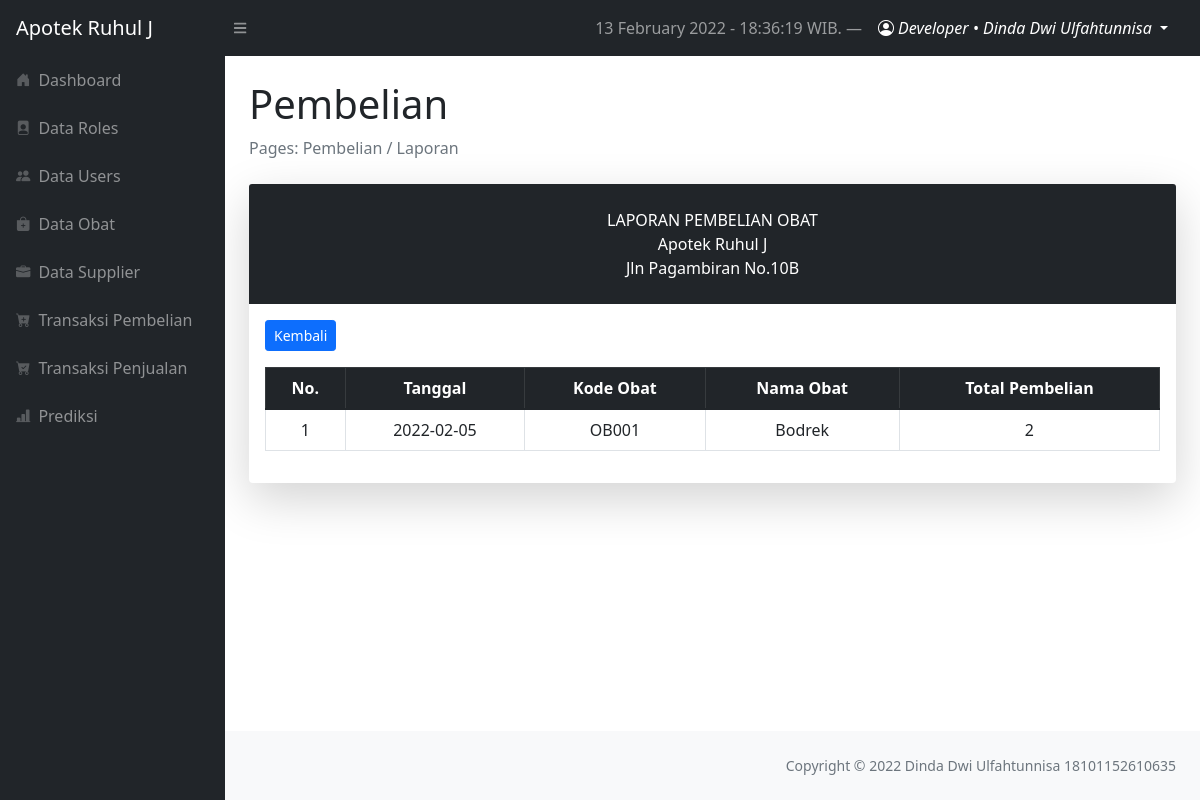
Before: /layouts/dashboard/index.php?page=pembelian/laporan (signed in) with the older database file.
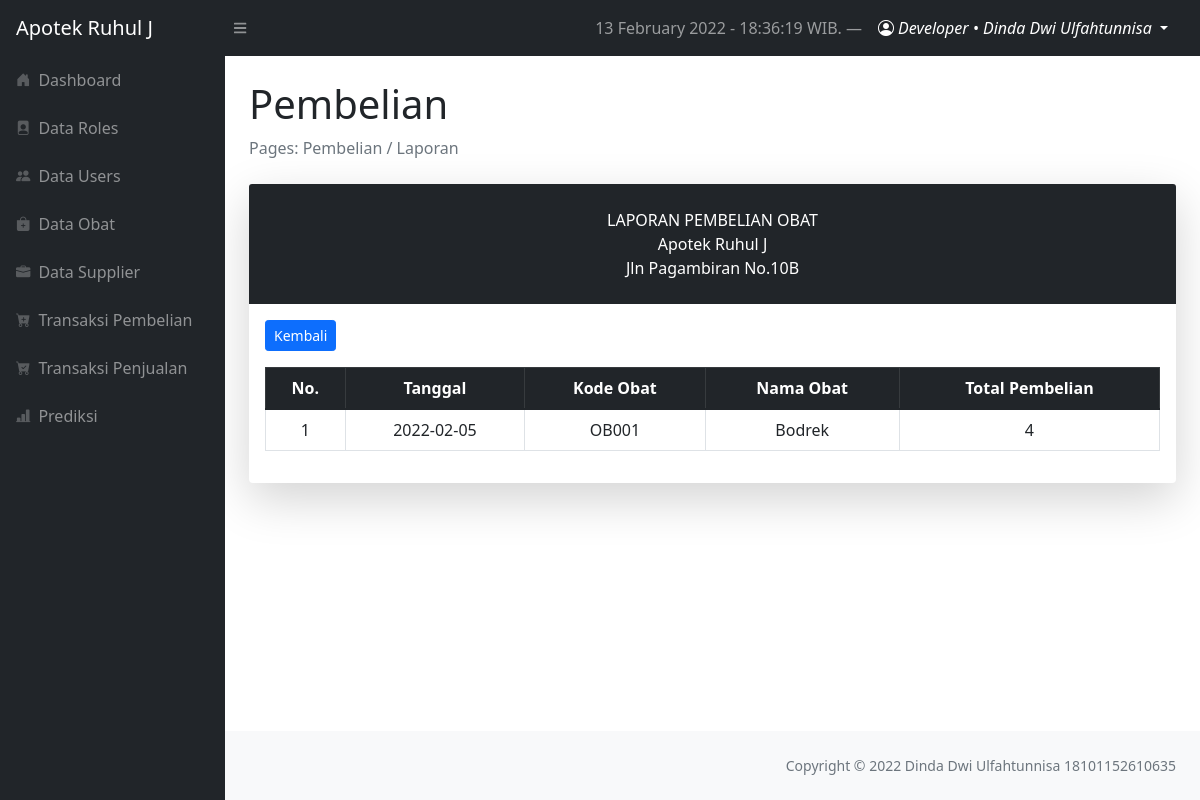
After: the same page with the newer database file.
### tables this page shows
CREATE TABLE `tbl_pembelian` (
  `pembelian_id` int(11) NOT NULL,
  `kode_pembelian` varchar(10) NOT NULL,
  `obat_id` int(11) NOT NULL,
  `kode_obat` varchar(10) NOT NULL,
  `supplier_id` int(11) NOT NULL,
  `bulan` varchar(11) NOT NULL,
  `tahun` year(4) NOT NULL,
  `tgl_pembelian` date NOT NULL,
  `total_pembelian` int(11) NOT NULL
);

CREATE TABLE `tbl_obat` (
  `obat_id` int(11) NOT NULL,
  `kode_obat` varchar(10) NOT NULL,
  `nama_obat` varchar(50) NOT NULL,
  `kedaluwarsa` date NOT NULL,
  `harga_beli` int(11) NOT NULL,
  `harga_jual` int(11) NOT NULL,
  `satuan_obat` varchar(10) NOT NULL,
  `stok` int(11) NOT NULL,
  `supplier_id` int(11) NOT NULL
);

### config/config.php (called while the page is built, shortened)
<?php
$localhost  = "localhost";
$username   = "root";
$password   = "";
$db         = "forecasting_apotek";
$conn = mysqli_connect($localhost, $username, $password, $db);
function query($query)
{
    global $conn;
    $result = mysqli_query($conn, $query);
    while ($row = mysqli_fetch_assoc($result)) {
        $rows[] = $row;
    }
    return $rows;
}

### layouts/dashboard/pembelian/laporan.php (the view, shortened to what this page needs)
<?php
require '../../config/config.php';
$pembelians = query("SELECT * FROM tbl_pembelian INNER JOIN tbL_obat ON tbl_pembelian.obat_id = tbl_obat.obat_id");
$no = 1;
?>
<main>
    <div class="container-fluid px-4">
        <h1 class="mt-4">Pembelian</h1>
        <ol class="breadcrumb mb-4">
            <li class="breadcrumb-item active">Pages: Pembelian / Laporan</li>
        </ol>
        <div class="card shadow-lg border-0 mb-4">
            <div class="card-header border-0 text-center p-4 bg-dark text-white">
                LAPORAN PEMBELIAN OBAT
                <br>
                Apotek Ruhul J
                <br>
                Jln Pagambiran No.10B
            </div>
            <div class="card-body">
                <a href="?page=pembelian" class="btn btn-sm btn-primary mb-3">Kembali</a>
                <table class="table table-bordered table-hover table-responsive-sm text-center">
                    <thead class="table-dark">
                        <th scope="col">No.</th>
                        <th scope="col">Tanggal</th>
                        <th scope="col">Kode Obat</th>
                        <th scope="col">Nama Obat</th>
                        <th scope="col">Total Pembelian</th>
                    </thead>
                    <tbody>
                        <?php foreach ($pembelians as $pembelian) : ?>
                            <tr>
                                <td><?= $no++; ?></td>
                                <td><?= $pembelian['tgl_pembelian']; ?></td>
                                <td><?= $pembelian['kode_obat']; ?></td>
                                <td><?= $pembelian['nama_obat']; ?></td>
                                <td><?= $pembelian['total_pembelian']; ?></td>
                            </tr>
                        <?php endforeach; ?>
                    </tbody>
                </table>
            </div>
        </div>
</main>

Changed rows visible on the page:
changed tbl_pembelian "OB001": total_pembelian "2" → "4"
